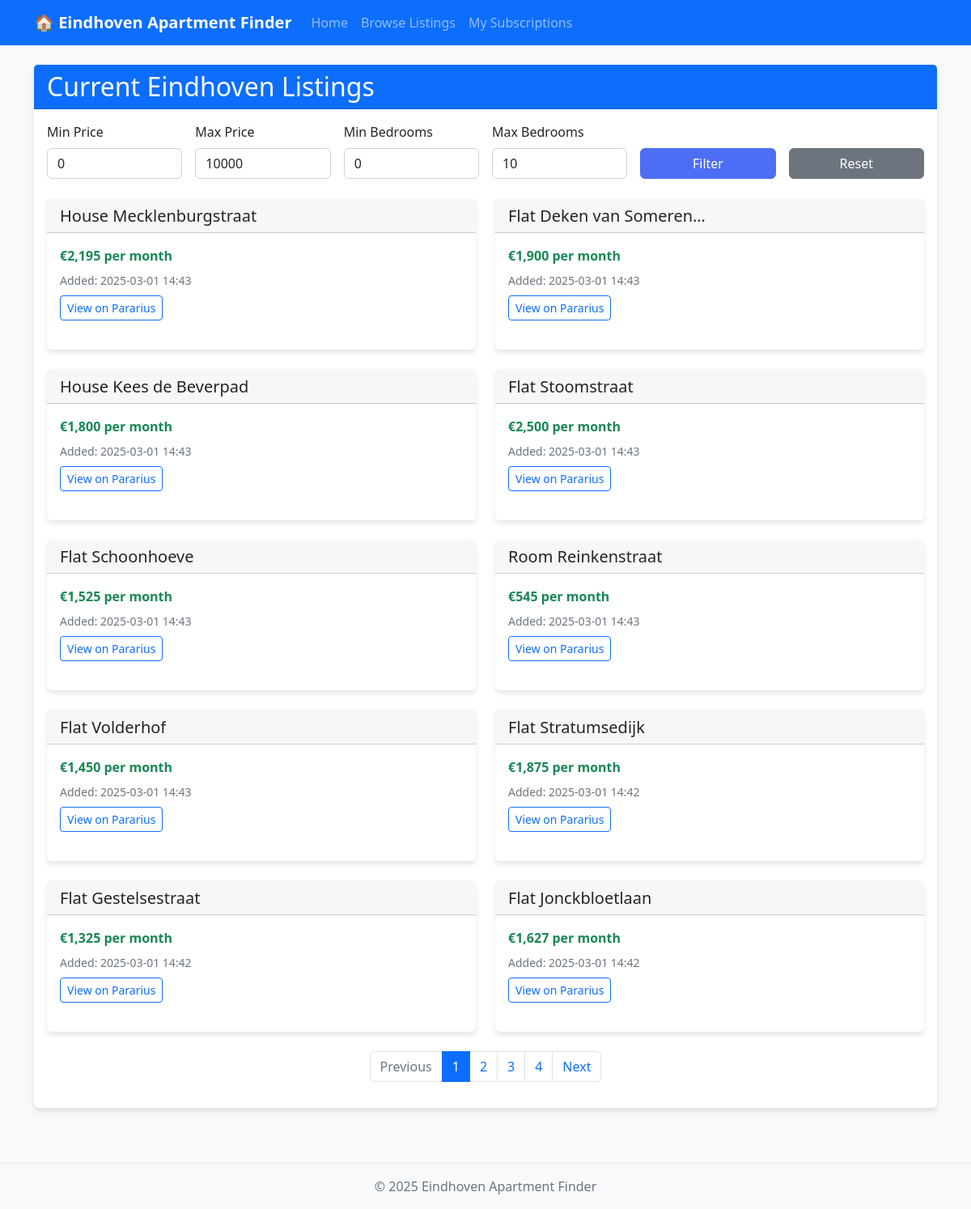
The page /browse_listings on the database its author committed.
### app/models.py (models this page shows, shortened)
class Listing(db.Model):
    id = db.Column(db.Integer, primary_key=True)
    title = db.Column(db.String(200), nullable=False)
    price = db.Column(db.Integer, nullable=False)  # Store as integer in euros
    price_text = db.Column(db.String(50), nullable=False)  # Original price text for display
    url = db.Column(db.String(500), nullable=False, unique=True)
    address = db.Column(db.String(200), nullable=True)
    bedrooms = db.Column(db.Integer, nullable=True)  # Store number of bedrooms
    area = db.Column(db.Integer, nullable=True)  # Store area in m²
    specs = db.Column(db.Text, nullable=True)
    date_found = db.Column(db.DateTime, default=datetime.utcnow)
    notified = db.Column(db.Boolean, default=False)
    subscription_id = db.Column(db.Integer, db.ForeignKey('subscription.id'), nullable=True)  # Make nullable

### app/routes.py (the view)
@main_bp.route('/browse_listings')
def browse_listings():
    page = request.args.get('page', 1, type=int)
    min_price = request.args.get('min_price', 0, type=int)
    max_price = request.args.get('max_price', 10000, type=int)
    min_bedrooms = request.args.get('min_bedrooms', 0, type=int)
    max_bedrooms = request.args.get('max_bedrooms', 10, type=int)
    query = Listing.query
    if min_price > 0:
        query = query.filter(Listing.price >= min_price)
    if max_price < 10000:
        query = query.filter(Listing.price <= max_price)
    if min_bedrooms > 0:
        query = query.filter(Listing.bedrooms >= min_bedrooms)
    if max_bedrooms < 10:
        query = query.filter(Listing.bedrooms <= max_bedrooms)
    listings = query.order_by(Listing.date_found.desc()).paginate(
        page=page, per_page=10, error_out=False)
    return render_template('listings.html', listings=listings,
                          min_price=min_price, max_price=max_price,
                          min_bedrooms=min_bedrooms, max_bedrooms=max_bedrooms)

### app/routes.py (called while the page is built)
@main_bp.before_request
def before_request():
    g.now = datetime.now()

### app/templates/listings.html (shortened to what this page needs)
{% extends "base.html" %}
{% block content %}
<div class="row">
    <div class="col-md-12">
        <div class="card">
            <div class="card-header bg-primary text-white">
                <h2 class="mb-0">Current Eindhoven Listings</h2>
            </div>
            <div class="card-body">
                <form action="{{ url_for('main.browse_listings') }}" method="GET" class="mb-4">
                    <div class="row g-3">
                        <div class="col-md-2">
                            <label class="form-label">Min Price</label>
                            <input type="number" name="min_price" class="form-control" value="{{ min_price }}">
                        </div>
                        <div class="col-md-2">
                            <label class="form-label">Max Price</label>
                            <input type="number" name="max_price" class="form-control" value="{{ max_price }}">
                        </div>
                        <div class="col-md-2">
                            <label class="form-label">Min Bedrooms</label>
                            <input type="number" name="min_bedrooms" class="form-control" value="{{ min_bedrooms }}">
                        </div>
                        <div class="col-md-2">
                            <label class="form-label">Max Bedrooms</label>
                            <input type="number" name="max_bedrooms" class="form-control" value="{{ max_bedrooms }}">
                        </div>
                        <div class="col-md-2 d-flex align-items-end">
                            <button type="submit" class="btn btn-primary w-100">Filter</button>
                        </div>
                        <div class="col-md-2 d-flex align-items-end">
                            <a href="{{ url_for('main.browse_listings') }}" class="btn btn-secondary w-100">Reset</a>
                        </div>
                    </div>
                </form>
                {% if listings.items %}
                    <div class="row">
                        {% for listing in listings.items %}
                            <div class="col-md-6 mb-4">
                                <div class="card h-100">
                                    <div class="card-header">
                                        <h5 class="card-title mb-0 text-truncate">{{ listing.title }}</h5>
                                    </div>
                                    <div class="card-body">
                                        <div class="mb-2">
                                            <strong class="text-success">{{ listing.price_text }}</strong>
                                        </div>
                                        <div class="text-muted small mb-2">
                                            Added: {{ listing.date_found.strftime('%Y-%m-%d %H:%M') }}
                                        </div>
                                        <a href="{{ listing.url }}" target="_blank" class="btn btn-sm btn-outline-primary">View on Pararius</a>
                                    </div>
                                </div>
                            </div>
                        {% endfor %}
                    </div>
                    <nav aria-label="Listings pagination">
                        <ul class="pagination justify-content-center">
                            {% if listings.has_prev %}
                                <li class="page-item">
                                    <a class="page-link" href="{{ url_for('main.browse_listings', page=listings.prev_num, min_price=min_price, max_price=max_price, min_bedrooms=min_bedrooms, max_bedrooms=max_bedrooms) }}">Previous</a>
                                </li>
                            {% else %}
                                <li class="page-item disabled">
                                    <span class="page-link">Previous</span>
                                </li>
                            {% endif %}
                            {% for page_num in listings.iter_pages(left_edge=1, right_edge=1, left_current=1, right_current=2) %}
                                {% if page_num %}
                                    {% if page_num == listings.page %}
                                        <li class="page-item active">
                                            <span class="page-link">{{ page_num }}</span>
                                        </li>
                                    {% else %}
                                        <li class="page-item">
                                            <a class="page-link" href="{{ url_for('main.browse_listings', page=page_num, min_price=min_price, max_price=max_price, min_bedrooms=min_bedrooms, max_bedrooms=max_bedrooms) }}">{{ page_num }}</a>
                                        </li>
                                    {% endif %}
                                {% else %}
                                    <li class="page-item disabled">
                                        <span class="page-link">...</span>
                                    </li>
                                {% endif %}
                            {% endfor %}
                            {% if listings.has_next %}
                                <li class="page-item">
                                    <a class="page-link" href="{{ url_for('main.browse_listings', page=listings.next_num, min_price=min_price, max_price=max_price, min_bedrooms=min_bedrooms, max_bedrooms=max_bedrooms) }}">Next</a>
                                </li>
                            {% else %}
                                <li class="page-item disabled">
                                    <span class="page-link">Next</span>
                                </li>
                            {% endif %}
                        </ul>
                    </nav>
                {% else %}
                    <div class="alert alert-info">No listings found matching your criteria.</div>
                {% endif %}
            </div>
        </div>
    </div>
</div>
{% endblock %}

### app/templates/base.html (shortened to what this page needs)
<!DOCTYPE html>
<html lang="en">
<head>
    <link rel="stylesheet" href="https://cdn.jsdelivr.net/npm/bootstrap@5.2.3/dist/css/bootstrap.min.css">
    <link rel="stylesheet" href="https://cdn.jsdelivr.net/npm/bootstrap-icons@1.8.0/font/bootstrap-icons.css">
    <link rel="stylesheet" href="{{ url_for('static', filename='css/main.css') }}">
</head>
<body>
    <nav class="navbar navbar-expand-lg navbar-dark bg-primary">
        <div class="container">
            <a class="navbar-brand" href="{{ url_for('main.index') }}">🏠 Eindhoven Apartment Finder</a>
            <div class="collapse navbar-collapse" id="navbarNav">
                <ul class="navbar-nav">
                    <li class="nav-item">
                        <a class="nav-link" href="{{ url_for('main.index') }}">Home</a>
                    </li>
                    <li class="nav-item">
                        <a class="nav-link" href="{{ url_for('main.browse_listings') }}">Browse Listings</a>
                    </li>
                    <li class="nav-item">
                        <a class="nav-link" href="{{ url_for('main.subscriptions') }}">My Subscriptions</a>
                    </li>
                </ul>
            </div>
        </div>
    </nav>
    <div class="container mt-4">
        {% block content %}{% endblock %}
    </div>
    <footer class="mt-5 py-3 bg-light text-center">
        <div class="container">
            <p class="mb-0">&copy; {{ g.now.year }} Eindhoven Apartment Finder</p>
        </div>
    </footer>
</body>
</html>

### app/static/css/main.css (style rules this page uses)
body { font-family: 'Segoe UI', Tahoma, Geneva, Verdana, sans-serif; background-color: #f8f9fa; }
.navbar-brand { font-weight: bold; }
.card { box-shadow: 0 4px 6px rgba(0, 0, 0, 0.1); border: none; margin-bottom: 20px; }
.card-header { font-weight: bold; }
.btn-primary { background-color: #4c6ef5; border-color: #4c6ef5; }
footer { border-top: 1px solid #e9ecef; color: #6c757d; }
.text-truncate { max-width: 250px; display: inline-block; vertical-align: middle; }

### rows shown on the page
Listing: title "House Mecklenburgstraat", price_text "€2,195 per month", date_found "2025-03-01 14:43"
Listing: title "Flat Deken van Someren…", price_text "€1,900 per month", date_found "2025-03-01 14:43"
Listing: title "House Kees de Beverpad", price_text "€1,800 per month", date_found "2025-03-01 14:43"
Listing: title "Flat Stoomstraat", price_text "€2,500 per month", date_found "2025-03-01 14:43"
Listing: title "Flat Schoonhoeve", price_text "€1,525 per month", date_found "2025-03-01 14:43"
Listing: title "Room Reinkenstraat", price_text "€545 per month", date_found "2025-03-01 14:43"
Listing: title "Flat Volderhof", price_text "€1,450 per month", date_found "2025-03-01 14:43"
Listing: title "Flat Stratumsedijk", price_text "€1,875 per month", date_found "2025-03-01 14:42"
Listing: title "Flat Gestelsestraat", price_text "€1,325 per month", date_found "2025-03-01 14:42"
Listing: title "Flat Jonckbloetlaan", price_text "€1,627 per month", date_found "2025-03-01 14:42"

### other values the page prints
{{ page_num }} "1"
{{ page_num }} "2" "3" "4"
{{ g.now.year }} "2025"
